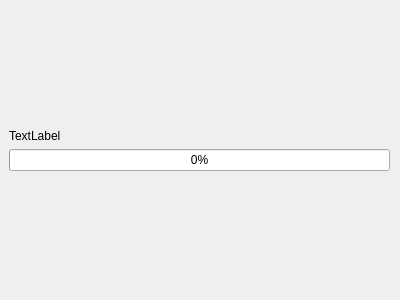
<?xml version="1.0" encoding="UTF-8"?>
<ui version="4.0">
 <class>Loading</class>
 <widget class="QDialog" name="Loading">
  <property name="geometry">
   <rect>
    <x>0</x>
    <y>0</y>
    <width>400</width>
    <height>300</height>
   </rect>
  </property>
  <property name="windowTitle">
   <string>Dialog</string>
  </property>
  <widget class="QWidget" name="verticalLayoutWidget">
   <property name="geometry">
    <rect>
     <x>9</x>
     <y>9</y>
     <width>381</width>
     <height>281</height>
    </rect>
   </property>
   <layout class="QVBoxLayout" name="verticalLayout">
    <item>
     <spacer name="verticalSpacer_2">
      <property name="orientation">
       <enum>Qt::Vertical</enum>
      </property>
      <property name="sizeHint" stdset="0">
       <size>
        <width>20</width>
        <height>40</height>
       </size>
      </property>
     </spacer>
    </item>
    <item>
     <widget class="QLabel" name="statusLabel">
      <property name="text">
       <string>TextLabel</string>
      </property>
     </widget>
    </item>
    <item>
     <widget class="QProgressBar" name="statusProgressbar">
      <property name="value">
       <number>0</number>
      </property>
     </widget>
    </item>
    <item>
     <spacer name="verticalSpacer">
      <property name="orientation">
       <enum>Qt::Vertical</enum>
      </property>
      <property name="sizeHint" stdset="0">
       <size>
        <width>20</width>
        <height>40</height>
       </size>
      </property>
     </spacer>
    </item>
   </layout>
  </widget>
 </widget>
 <resources/>
 <connections/>
</ui>
